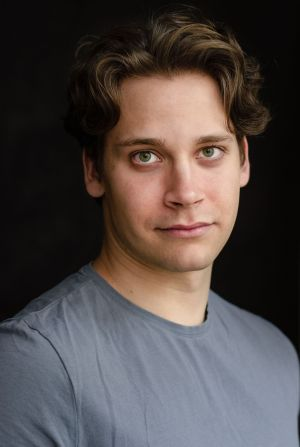
#> input picture rysowanieOpenCV/pawel.jpg, 300 x 447 px
$ python zad6.py
#> lines starting #> are read from the running program, lines starting #| are printed output that depends on the picture
import cv2 as cv
import numpy as np

canvas = cv.imread('pawel.jpg')
#> canvas is the input picture: shape (447, 300, 3); mean B, G, R 70.7, 72.2, 80.5

blue= (255,0,0)
red = (0, 0, 255)
green = (0, 255, 0)

(h,w,c) = canvas.shape
#> h = 447; w = 300; c = 3
(cX, cY) = (w // 2, h // 2)
#> cX = 150; cY = 223

cv.circle(canvas, (145, 160), 20, red, -1)
cv.circle(canvas, (210, 150), 20, red, -1)
cv.rectangle(canvas, (140,220), (230, 240), green, -1)
cv.circle(canvas, (175, 170), 100, blue)
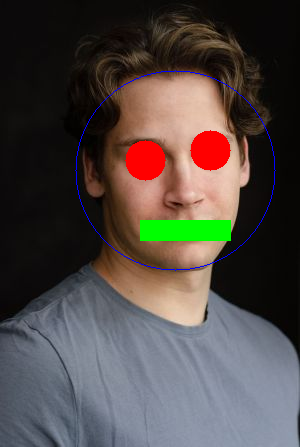
#> canvas: shape (447, 300, 3); mean B, G, R 68.7, 72.1, 80

cv.imshow("Canvas", canvas)
cv.waitKey(0)
